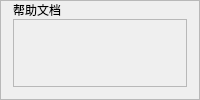
            <widget class="QWidget" name="page_help_page">
             <layout class="QVBoxLayout" name="verticalLayout_7">
              <property name="spacing">
               <number>0</number>
              </property>
              <property name="leftMargin">
               <number>0</number>
              </property>
              <property name="topMargin">
               <number>0</number>
              </property>
              <property name="rightMargin">
               <number>0</number>
              </property>
              <property name="bottomMargin">
               <number>0</number>
              </property>
              <item>
               <widget class="QFrame" name="frame_15">
                <property name="styleSheet">
                 <string notr="true">#frame_8{

	
	background-color: rgb(244, 244, 244);
}</string>
                </property>
                <property name="frameShape">
                 <enum>QFrame::StyledPanel</enum>
                </property>
                <property name="frameShadow">
                 <enum>QFrame::Raised</enum>
                </property>
                <layout class="QVBoxLayout" name="verticalLayout_17">
                 <property name="spacing">
                  <number>0</number>
                 </property>
                 <property name="leftMargin">
                  <number>12</number>
                 </property>
                 <property name="topMargin">
                  <number>0</number>
                 </property>
                 <property name="rightMargin">
                  <number>12</number>
                 </property>
                 <property name="bottomMargin">
                  <number>12</number>
                 </property>
                 <item alignment="Qt::AlignLeft">
                  <widget class="QPushButton" name="pushButton_9">
                   <property name="styleSheet">
                    <string notr="true">
border:none;
font: 20pt &quot;幼圆&quot;;</string>
                   </property>
                   <property name="text">
                    <string>帮助文档</string>
                   </property>
                   <property name="icon">
                    <iconset resource="icons/res.qrc">
                     <normaloff>:/icons/帮助黑.png</normaloff>:/icons/帮助黑.png</iconset>
                   </property>
                   <property name="iconSize">
                    <size>
                     <width>45</width>
                     <height>45</height>
                    </size>
                   </property>
                  </widget>
                 </item>
                 <item>
                  <widget class="QFrame" name="frame_17">
                   <property name="sizePolicy">
                    <sizepolicy hsizetype="Preferred" vsizetype="Expanding">
                     <horstretch>0</horstretch>
                     <verstretch>5</verstretch>
                    </sizepolicy>
                   </property>
                   <property name="frameShape">
                    <enum>QFrame::StyledPanel</enum>
                   </property>
                   <property name="frameShadow">
                    <enum>QFrame::Raised</enum>
                   </property>
                   <layout class="QHBoxLayout" name="horizontalLayout_14">
                    <property name="spacing">
                     <number>6</number>
                    </property>
                    <property name="leftMargin">
                     <number>20</number>
                    </property>
                    <property name="topMargin">
                     <number>0</number>
                    </property>
                    <property name="rightMargin">
                     <number>20</number>
                    </property>
                   </layout>
                  </widget>
                 </item>
                </layout>
               </widget>
              </item>
             </layout>
            </widget>
